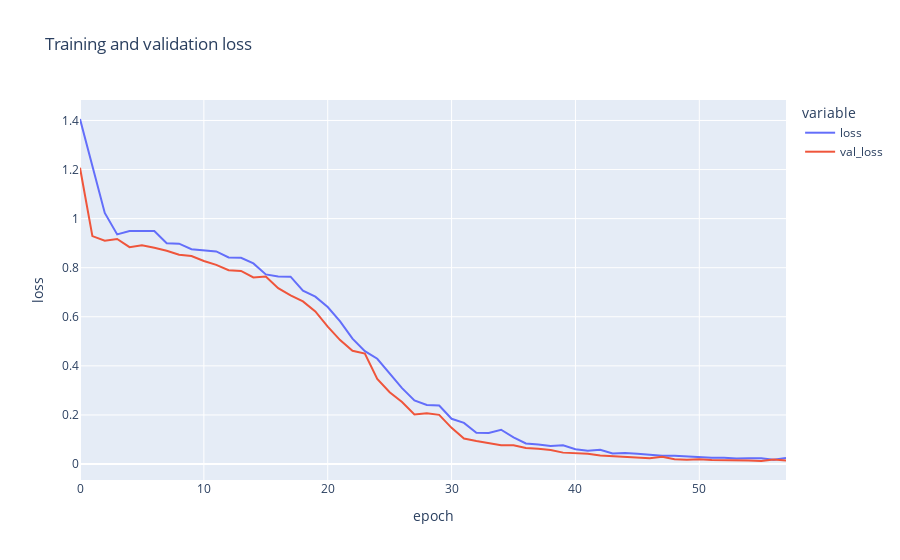

The code cell stored with this chart in its notebook:
### Code cell
px.line(
    history.history,
    y=['loss', 'val_loss'],
    labels={'index': 'epoch', 'value': 'loss'},
    title='Training and validation loss'
)

### Figure 1 — Plotly figure (JSON) as saved in the notebook; plotly's stock layout.template omitted (floating-point values rounded to 4 significant figures)
{"data": [{"hovertemplate": "variable=loss<br>epoch=%{x}<br>loss=%{y}<extra></extra>", "legendgroup": "loss", "line": {"color": "#636efa", "dash": "solid"}, "marker": {"symbol": "circle"}, "mode": "lines", "name": "loss", "orientation": "v", "showlegend": true, "type": "scatter", "x": [0, 1, 2, 3, 4, 5, 6, 7, 8, 9, 10, 11, 12, 13, 14, 15, 16, 17, 18, 19, 20, 21, 22, 23, 24, 25, 26, 27, 28, 29, 30, 31, 32, 33, 34, 35, 36, 37, 38, 39, 40, 41, 42, 43, 44, 45, 46, 47, 48, 49, 50, 51, 52, 53, 54, 55, 56, 57], "xaxis": "x", "y": [1.406, 1.213, 1.023, 0.9357, 0.9499, 0.9491, 0.9493, 0.8997, 0.8979, 0.8756, 0.8713, 0.8664, 0.8419, 0.8403, 0.8173, 0.7727, 0.7643, 0.7635, 0.7063, 0.682, 0.6396, 0.5815, 0.511, 0.4602, 0.429, 0.3692, 0.3094, 0.2593, 0.2403, 0.2381, 0.1843, 0.1676, 0.1272, 0.1267, 0.1395, 0.1082, 0.084, 0.07932, 0.07349, 0.07662, 0.06053, 0.05456, 0.05793, 0.04288, 0.04532, 0.04191, 0.0376, 0.03411, 0.03358, 0.02986, 0.02864, 0.02538, 0.0252, 0.02246, 0.02341, 0.02302, 0.01753, 0.02463], "yaxis": "y"}, {"hovertemplate": "variable=val_loss<br>epoch=%{x}<br>loss=%{y}<extra></extra>", "legendgroup": "val_loss", "line": {"color": "#EF553B", "dash": "solid"}, "marker": {"symbol": "circle"}, "mode": "lines", "name": "val_loss", "orientation": "v", "showlegend": true, "type": "scatter", "x": [0, 1, 2, 3, 4, 5, 6, 7, 8, 9, 10, 11, 12, 13, 14, 15, 16, 17, 18, 19, 20, 21, 22, 23, 24, 25, 26, 27, 28, 29, 30, 31, 32, 33, 34, 35, 36, 37, 38, 39, 40, 41, 42, 43, 44, 45, 46, 47, 48, 49, 50, 51, 52, 53, 54, 55, 56, 57], "xaxis": "x", "y": [1.207, 0.9289, 0.9098, 0.9173, 0.8837, 0.8916, 0.8812, 0.8692, 0.8531, 0.8475, 0.8273, 0.8115, 0.7897, 0.7869, 0.7602, 0.7643, 0.7163, 0.6871, 0.6629, 0.6216, 0.5598, 0.5049, 0.4612, 0.4502, 0.3464, 0.2924, 0.2529, 0.2018, 0.2065, 0.2004, 0.1473, 0.1038, 0.09345, 0.08519, 0.07634, 0.07619, 0.06484, 0.06218, 0.05717, 0.0464, 0.04475, 0.04132, 0.03481, 0.03159, 0.02933, 0.0275, 0.02345, 0.02948, 0.01979, 0.01777, 0.019, 0.01588, 0.01552, 0.01638, 0.01468, 0.01227, 0.01823, 0.01477], "yaxis": "y"}], "layout": {"legend": {"title": {"text": "variable"}, "tracegroupgap": 0}, "title": {"text": "Training and validation loss"}, "xaxis": {"anchor": "y", "domain": [0, 1], "title": {"text": "epoch"}}, "yaxis": {"anchor": "x", "domain": [0, 1], "title": {"text": "loss"}}}}
